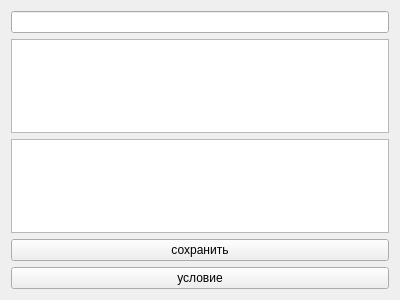
<?xml version="1.0" encoding="UTF-8"?>
<ui version="4.0">
 <class>Table</class>
 <widget class="QWidget" name="Table">
  <property name="geometry">
   <rect>
    <x>0</x>
    <y>0</y>
    <width>400</width>
    <height>300</height>
   </rect>
  </property>
  <property name="windowTitle">
   <string>Form</string>
  </property>
  <layout class="QVBoxLayout" name="verticalLayout">
   <item>
    <widget class="QLineEdit" name="lineEdit"/>
   </item>
   <item>
    <widget class="QTableWidget" name="tableWidget">
     <property name="styleSheet">
      <string notr="true">QTableView::item {
    border-bottom: 1px solid white;
}

QTableWidget::item { 
border-right: 1px solid white; }</string>
     </property>
    </widget>
   </item>
   <item>
    <widget class="QTextBrowser" name="textBrowser"/>
   </item>
   <item>
    <widget class="QPushButton" name="save">
     <property name="text">
      <string>сохранить</string>
     </property>
    </widget>
   </item>
   <item>
    <widget class="QPushButton" name="usl">
     <property name="text">
      <string>условие</string>
     </property>
    </widget>
   </item>
  </layout>
 </widget>
 <resources/>
 <connections/>
</ui>
